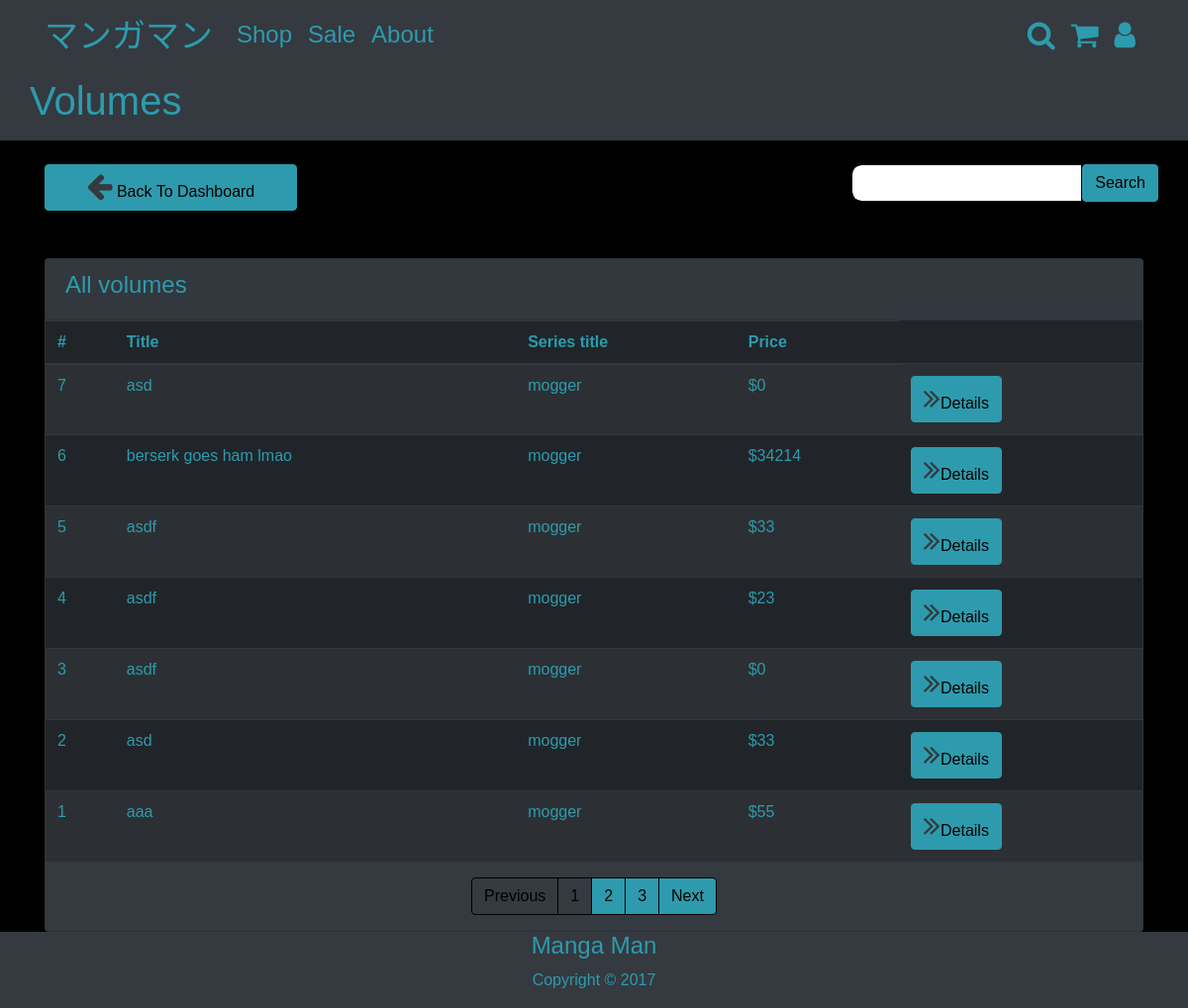
/volumes.php, run on an earlier commit of the app's database.
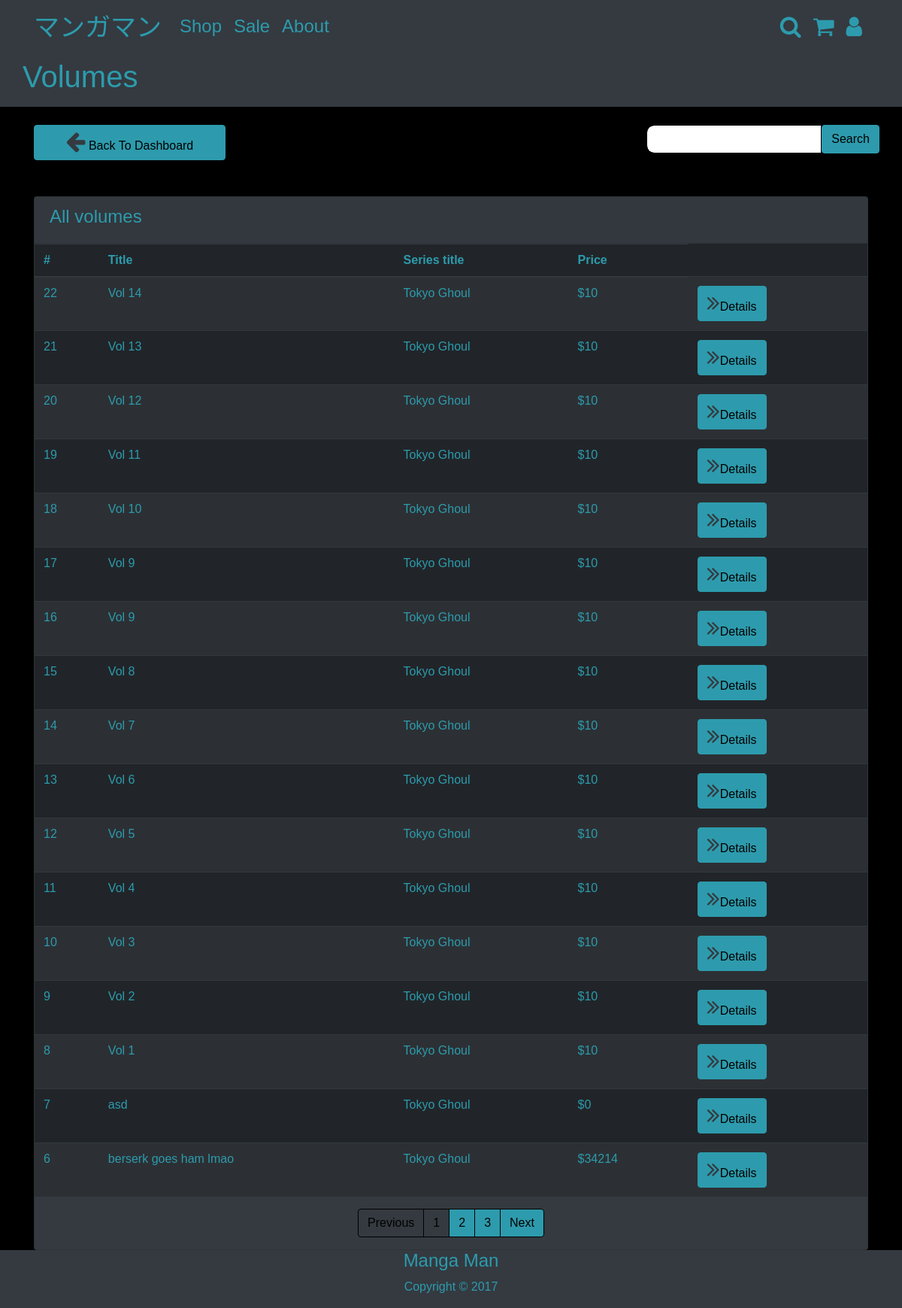
And on a later commit of the database.
### tables this page shows
CREATE TABLE `volumes` (
  `id` int(11) NOT NULL,
  `title` varchar(22) NOT NULL,
  `price` int(11) NOT NULL,
  `image` mediumtext NOT NULL
);

CREATE TABLE `series` (
  `series_id` int(11) NOT NULL,
  `primaryname` varchar(44) NOT NULL,
  `author` varchar(44) NOT NULL,
  `synopsis` varchar(1000) NOT NULL,
  `start_date` date NOT NULL,
  `end_date` date NOT NULL
);

### volumes.php (the view, shortened to what this page needs)
<?php
if (isset($_SESSION['aaa'])&& $_SESSION['aaa']=='admin') {
  include('includes/adminheader.php');
}
elseif (isset($_SESSION['aaa'])&& $_SESSION['aaa']=='user'){
  include('includes/userheader.php');
} else {
  include('includes/header.php');
}
?>
<section class="bg-dark">
<div class="container py-2">
  <div class="row">
    <div class="col-mb-6">
      <h1>Volumes</h1>
    </div>
  </div>
</div>
</section>
<section id="post" class="py-4 mb-4">
  <div class="container">
    <div class="row">
      <div class="col-md-3 mr-auto">
        <a href="admin_panel.php" class="btn btn-primary btn-block">
          <i class="fa fa-arrow-left"></i> Back To Dashboard
        </a>
      </div>
      <div class="col-md6 ml-auto">
        <div class="input-group">
          <input type="text" class="form-control" palceholder="Search">
          <span class="input-group-btn">
            <button class="btn btn-primary">Search</button>
          </span>
        </div>
      </div>
    </div>
  </div>
</section>
<section id="posts">
  <div class="container">
    <div class="row">
      <div class="col md-9">
        <div class="card bg-dark">
          <div class="card-header">
            <h4>All volumes</h4>
          </div>
          <table class="table table-striped table-dark text-primary">
            <thead class="thead-inverse">
              <tr>
                <th>#</th>
                <th>Title</th>
                <th>Series title</th>
                <th>Price</th>
              </tr>
            </thead>
            <tbody>
              <?php
              $seriesinvolumes = 'SELECT volumes.*,
              series.primaryname as series
              FROM volumes
              INNER JOIN volumes_in_series ON volumes_in_series.volume_id = volumes.id
              INNER JOIN series ON volumes_in_series.series_id = series.series_id';
              $resultt = mysqli_query($connection, $seriesinvolumes);
              $row_series = mysqli_fetch_array($resultt);
              $volume='SELECT * FROM volumes ORDER BY id DESC';
              $query = mysqli_query($connection,$volume);
              while ($row = mysqli_fetch_array($query)) {
              echo '<tr>';
              echo '<td scope="row">'.$row['id'].'</td>';
              echo '<td>'.$row['title'].'</td>';
              echo '<td>'.$row_series['series'].'</td>';
              echo '<td>$'.$row['price'].'</td>';
              echo '<td><a href="volume_details.php?id='.$row['id'].'" class="btn btn-primary">
                <i class="fa fa-angle-double-right"></i>Details</a></td>';
              echo '</tr>';
              }
              ?>
            </tbody>
          </table>
          <nav>
            <ul class="pagination justify-content-center">
              <li class="page-item disabled">
                <a class="page-link" href="#" tabindex="-1">Previous</a>
              </li>
              <li class="page-item active"><a class="page-link" href="#">1</a></li>
              <li class="page-item"><a class="page-link" href="#">2</a></li>
              <li class="page-item"><a class="page-link" href="#">3</a></li>
              <li class="page-item">
                <a class="page-link" href="#">Next</a>
              </li>
            </ul>
          </nav>
        </div>
      </div>
    </div>
  </div>
</section>
<?php include('includes/footer.php'); ?>

### includes/header.php (shortened to what this page needs)
<html lang="en">
<head>
  <link rel="stylesheet" href="css/font-awesome.min.css">
  <link rel="stylesheet" href="css/bootstrap.css">
  <link rel="stylesheet" href="css/style.css">
</head>
<body>
  <section class="content">
    <nav class="navbar navbar-expand-sm py-0  bg-dark">
      <div class="container">
        <a class="navbar-brand" href="index.php"><img src="img/logo.svg"width="250" height="60" alt=""></a>
        <div class="collapse navbar-collapse" id="navbarCollapse">
          <ul class="navbar-nav">
            <li class="nav-item">
              <a class="nav-link" href="shop.php">Shop</a>
            </li>
            <li class="nav-item">
              <a class="nav-link" href="sale.php">Sale</a>
            </li>
            <li class="nav-item">
              <a class="nav-link" href="about.php">About</a>
            </li>
          </ul>
        </div>
        <ul class="navbar-nav">
          <li class="nav-item"><a class="nav-link" href="#"><i class="fa fa-search"></i></li></a>
          <li class="nav-item"><a class="nav-link" href="cart.php"><i class="fa fa-shopping-cart"></i></li></a>
          <li class="nav-item"><a class="nav-link" href="login.php"><i class="fa fa-user"></i></li></a>
        </ul>
      </div>
    </nav>

### includes/footer.php (shortened to what this page needs)
</section>
<footer>
<section id="main-footer" class="bg-dark">
  <div class="container">
    <div class="row">
      <div class="col text-center">
        <div>
        <h4>Manga Man</h4>
        <p>Copyright &copy; 2017</p>
        </div>
      </div>
    </div>
  </div>
</section>
</footer>
</body>
</html>

### css/style.css (style rules this page uses)
html { height: 100px; }
body { font-family: 'Zud Juice', Arial, sans-serif; font-weight: normal; font-style: normal; color: #2d9bad; background-color: #000000; height:100vh; display: flex; flex-direction:column; }
.navbar-brand img { position: relative; width: 170px; background-size: contain; }
.content { flex:1 0 auto; flex-grow: 1; flex-shrink: 0; flex-basis: auto; }
.fa { position: relative; font-size: 30px; color: #2d9bad; background-size: contain; }
#post .fa { color: #343a40; }
#posts .fa { color: #343a40; }
.nav-link { font-size: 24px; }
.form-control { border-radius: 10px; }
a { color: #2d9bad; }

What changed in the data, as far as the page shows it:
removed series: primaryname "mogger"
removed volumes: id "5", title "asdf", price "33"
removed volumes: id "4", title "asdf", price "23"
removed volumes: id "3", title "asdf", price "0"
removed volumes: id "2", title "asd", price "33"
removed volumes: id "1", title "aaa", price "55"
added volumes: id "22", title "Vol 14", price "10"
added series: primaryname "Tokyo Ghoul"
added volumes: id "21", title "Vol 13", price "10"
added volumes: id "20", title "Vol 12", price "10"
added volumes: id "19", title "Vol 11", price "10"
added volumes: id "18", title "Vol 10", price "10"
added volumes: id "17", title "Vol 9", price "10"
added volumes: id "16", title "Vol 9", price "10"
added volumes: id "15", title "Vol 8", price "10"
added volumes: id "14", title "Vol 7", price "10"
added volumes: id "13", title "Vol 6", price "10"
added volumes: id "12", title "Vol 5", price "10"
added volumes: id "11", title "Vol 4", price "10"
added volumes: id "10", title "Vol 3", price "10"
added volumes: id "9", title "Vol 2", price "10"
added volumes: id "8", title "Vol 1", price "10"
